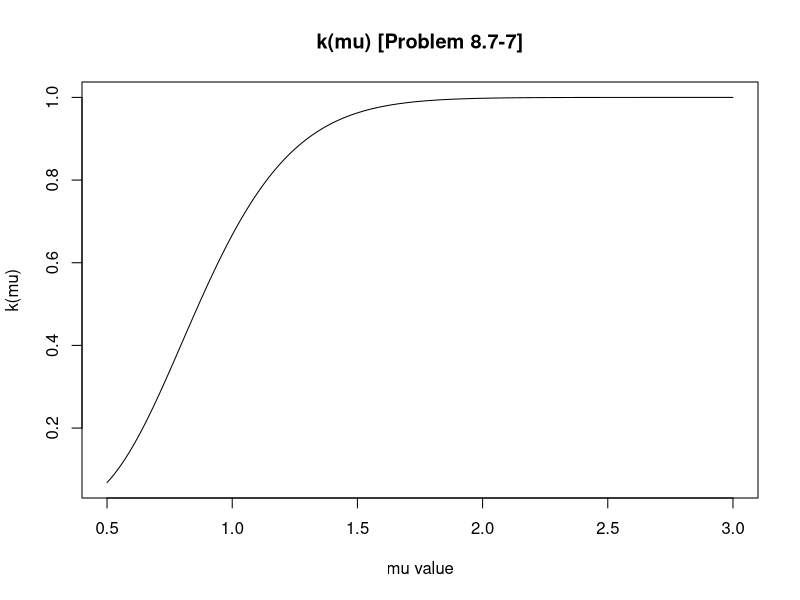

Source code (R):

# problem 8.7-7 part c 
eq = function(x){
    1-ppois(8,lambda=10*x)
}

x <- seq(0.5,3,0.01)
plot(x, eq(x), type = 'l', 
               xlab="mu value", 
               ylab="k(mu)", 
               main="k(mu) [Problem 8.7-7]")


# problem 9.1-4

xi <- c(124, 30, 43, 11)
n = sum(xi)

desired <- c(9,3,3,1)
pio <- desired/sum(desired)

Q = 0 
for (val in 1:4)
{
    curr = (xi[val] - n * pio[val])^2 / (n * pio[val])
    Q = Q + curr 
}

alpha = 0.05
chi_alpha = qchisq(1-alpha, 3)

sprintf("Q : %.9f", Q)
sprintf("chi_sq_(3) : %.9f", chi_alpha)

